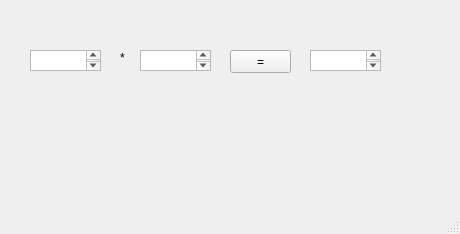
<?xml version="1.0" encoding="UTF-8"?>
<ui version="4.0">
 <class>MainWindow</class>
 <widget class="QMainWindow" name="MainWindow">
  <property name="geometry">
   <rect>
    <x>0</x>
    <y>0</y>
    <width>460</width>
    <height>234</height>
   </rect>
  </property>
  <property name="windowTitle">
   <string>MainWindow</string>
  </property>
  <widget class="QWidget" name="centralwidget">
   <widget class="QPlainTextEdit" name="pte01">
    <property name="geometry">
     <rect>
      <x>30</x>
      <y>50</y>
      <width>71</width>
      <height>21</height>
     </rect>
    </property>
   </widget>
   <widget class="QPlainTextEdit" name="pte02">
    <property name="geometry">
     <rect>
      <x>140</x>
      <y>50</y>
      <width>71</width>
      <height>21</height>
     </rect>
    </property>
   </widget>
   <widget class="QPlainTextEdit" name="pte03">
    <property name="geometry">
     <rect>
      <x>310</x>
      <y>50</y>
      <width>71</width>
      <height>21</height>
     </rect>
    </property>
   </widget>
   <widget class="QLabel" name="lbl">
    <property name="geometry">
     <rect>
      <x>120</x>
      <y>50</y>
      <width>21</width>
      <height>16</height>
     </rect>
    </property>
    <property name="text">
     <string>*</string>
    </property>
   </widget>
   <widget class="QPushButton" name="pb">
    <property name="geometry">
     <rect>
      <x>230</x>
      <y>50</y>
      <width>61</width>
      <height>23</height>
     </rect>
    </property>
    <property name="text">
     <string>=</string>
    </property>
   </widget>
  </widget>
  <widget class="QMenuBar" name="menubar">
   <property name="geometry">
    <rect>
     <x>0</x>
     <y>0</y>
     <width>460</width>
     <height>21</height>
    </rect>
   </property>
  </widget>
  <widget class="QStatusBar" name="statusbar"/>
 </widget>
 <resources/>
 <connections/>
</ui>
